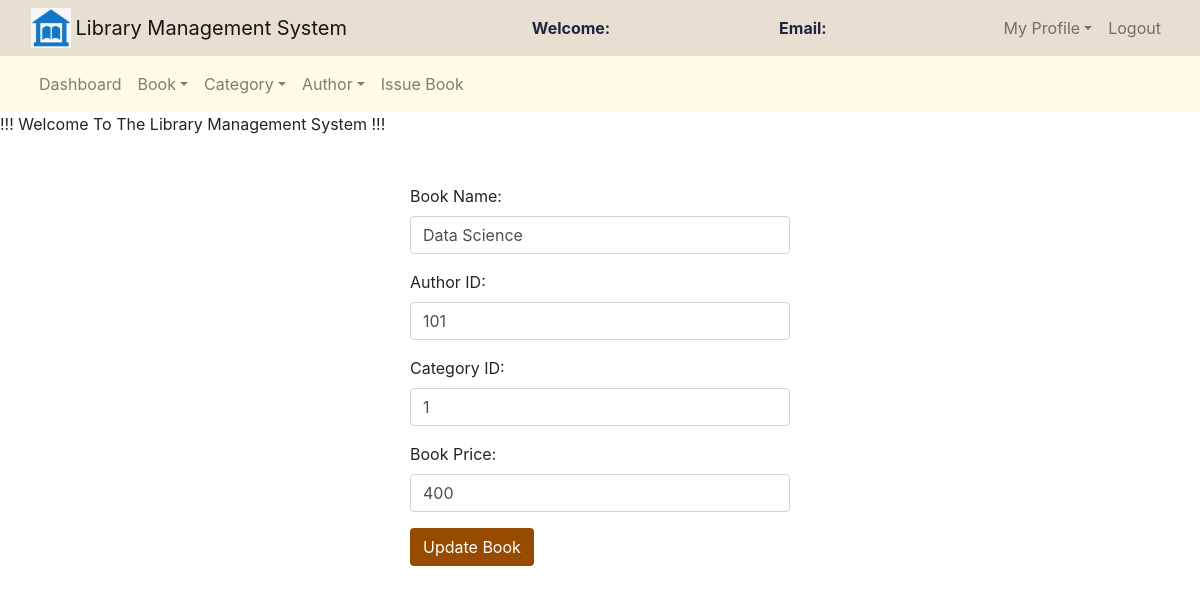
The page /admin/edit_book.php?bn=1001 on the database its author committed.
### tables this page shows
CREATE TABLE `books` (
  `book_id` int(11) NOT NULL,
  `book_name` varchar(250) NOT NULL,
  `author_id` int(11) NOT NULL,
  `cat_id` int(11) NOT NULL,
  `book_no` int(11) NOT NULL,
  `book_price` int(11) NOT NULL
);

### admin/edit_book.php (the view, shortened to what this page needs)
<?php
	require('functions.php');
	$book_name = "";
	$author_id = "";
	$cat_id = "";
	$book_price = "";
	$stmt = mysqli_prepare($connection, "SELECT * FROM books WHERE book_no = ?");
	mysqli_stmt_bind_param($stmt, "i", $_GET['bn']);
	mysqli_stmt_execute($stmt);
	$result = mysqli_stmt_get_result($stmt);
	if ($row = mysqli_fetch_assoc($result)) {
		$book_name = $row['book_name'];
		$author_id = $row['author_id'];
		$cat_id = $row['cat_id'];
		$book_price = $row['book_price'];
	}
?>
<!DOCTYPE html>
<html>
<head>
	<link rel="stylesheet" type="text/css" href="../bootstrap-4.4.1/css/bootstrap.min.css">
</head>
<body>
<nav class="navbar navbar-expand-lg navbar-light" style="background-color: #E7DFD1;">
		<div class="container-fluid">
			<div class="navbar-header">
				<img src="./images/symbol.png" width="40" height="40" class="d-inline-block align-top" alt="">
				<a class="navbar-brand" href="admin_dashboard.php">Library Management System</a>
			</div>
			<font style="color: #222541"><span><strong>Welcome: <?php echo $_SESSION['name'];?></strong></span></font>
			<font style="color: #222541"><span><strong>Email: <?php echo $_SESSION['email'];?></strong></span></font>
			<ul class="nav navbar-nav navbar-right">
				<li class="nav-item dropdown">
					<a class="nav-link dropdown-toggle" data-toggle="dropdown">My Profile</a>
				</li>
				<li class="nav-item"><a class="nav-link" href="../logout.php">Logout</a></li>
			</ul>
		</div>
	</nav>
	<nav class="navbar navbar-expand-lg navbar-light" style="background-color: #fffbe8">
		<div class="container-fluid">
			<ul class="nav navbar-nav navbar-center">
				<li class="nav-item">
					<a href="admin_dashboard.php" class="nav-link">Dashboard</a>
				</li>
				<li class="nav-item dropdown">
					<a class="nav-link dropdown-toggle" data-toggle="dropdown">Book</a>
				</li>
				<li class="nav-item dropdown">
					<a class="nav-link dropdown-toggle" data-toggle="dropdown">Category</a>
				</li>
				<li class="nav-item dropdown">
					<a class="nav-link dropdown-toggle" data-toggle="dropdown">Author</a>
				</li>
				<li class="nav-item">
					<a href="issue_book.php" class="nav-link">Issue Book</a>
				</li>
			</ul>
		</div>
	</nav>
	<span><marquee>!!! Welcome To The Library Management System !!!</marquee></span><br><br>
	<div class="row">
		<div class="col-md-4"></div>
		<div class="col-md-4">
			<form action="" method="post">
				<div class="form-group">
					<label>Book Name:</label>
					<input type="text" name="book_name" value="<?php echo htmlspecialchars($book_name);?>" class="form-control" required="">
				</div>
				<div class="form-group">
					<label>Author ID:</label>
					<input type="text" name="author_id" value="<?php echo htmlspecialchars($author_id);?>" class="form-control" required="">
				</div>
				<div class="form-group">
					<label>Category ID:</label>
					<input type="text" name="cat_id" value="<?php echo htmlspecialchars($cat_id);?>" class="form-control" required="">
				</div>
				<div class="form-group">
					<label>Book Price:</label>
					<input type="text" name="book_price" value="<?php echo htmlspecialchars($book_price);?>" class="form-control" required="">
				</div>
				<button class="btn" style="background-color: #964B00; color:white" name="update">Update Book</button>
			</form>
		</div>
		<div class="col-md-4"></div>
	</div>
</body>
</html>

### rows shown on the page
books: book_name "Data Science", author_id "101", cat_id "1", book_price "400"
